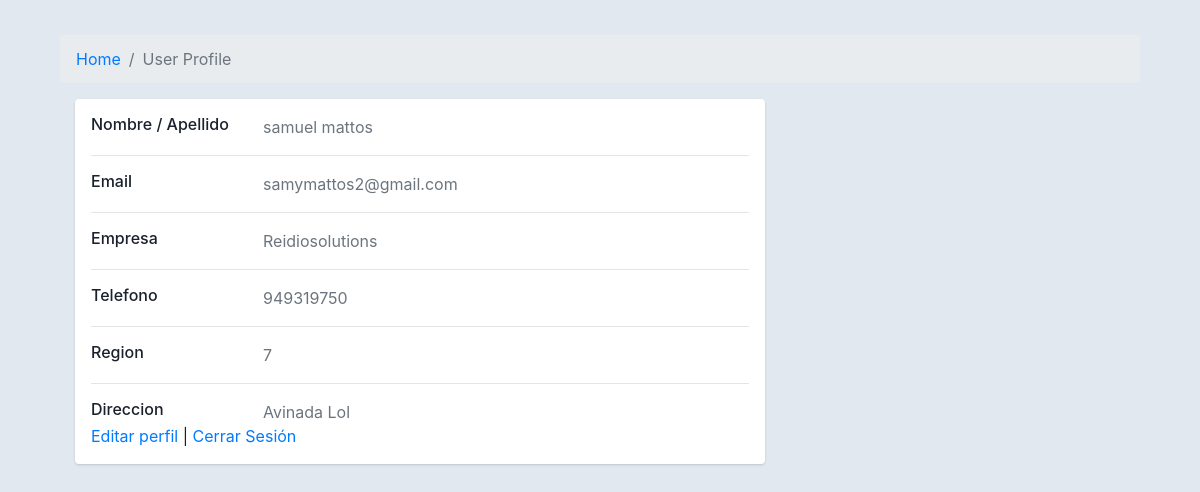
Page /users/Perfil/ (signed in) on the committed database.
### users/models.py (models this page shows, shortened)
class Perfil(models.Model):
    Regiones = (
        (1, "Arica y Parinacota"),
        (2, "Tarapacá"),
        (3, "Antofagasta"),
        (4, "Atacama"),
        (5, "Coquimbo"),
        (6, "Valparaíso"),
        (7, "Región Metropolitana de Santiago"),
        (8, "Libertador General Bernardo O'Higgins"),
        (9, "Maule"),
        (10, "Ñuble"),
        (11, "Biobío"),
        (12, "La Araucanía"),
        (13, "Los Ríos"),
        (14, "Los Lagos"),
        (15, "Aysén del General Carlos Ibáñez del Campo"),
        (16, "Magallanes y de la Antártica Chilena")
    )
    PerfilID = models.AutoField(primary_key=True, verbose_name='PerfilID')
    User = models.OneToOneField(settings.AUTH_USER_MODEL, to_field='UserID', on_delete=models.CASCADE)
    Nombre = models.CharField(verbose_name="Nombre cliente", max_length=30)
    Apellido = models.CharField(verbose_name="Apellido cliente", max_length=30)
    afiliacion = models.CharField(verbose_name='Afiliacion', max_length=60, unique=False)
    Telefono = models.CharField(verbose_name="Telefono cliente", max_length=30)
    Region = models.CharField(verbose_name='Region', max_length=25, choices=Regiones, default=7, null=True)
    Direccion = models.CharField(verbose_name="Direccion cliente", max_length=30)

class Usuario(AbstractBaseUser, PermissionsMixin):
    ROL = (
        ('ADMINISTRADOR', 'Admin'),
        ('VENDEDOR', 'Seller'),
        ('CLIENTE', 'Cliente'),
    )
    UserID = models.AutoField(verbose_name='UserID', primary_key=True)
    email = models.EmailField(verbose_name='Email', max_length=60, unique=True)
    username = models.CharField(verbose_name='username', max_length=30, unique=True)
    userType = models.CharField(verbose_name='Tipo de usuario', max_length=25, choices=ROL, default='CLIENTE')
    is_active= models.BooleanField(default=False)
    is_staff=models.BooleanField(default=False)
    creado= models.DateTimeField(auto_now_add=True)
    actualizado = models.DateTimeField(auto_now=True)
    objects = ManejoDeCuentas()
    USERNAME_FIELD = 'email' # Toma el rol de nombre de usuario
    REQUIRED_FIELDS = ["username"] # Campos requeridos
    class Meta:
        verbose_name = "Cuentas"
        verbose_name_plural = "Cuentas"

### users/views.py (the view)
# urls.py: path('Perfil/', views.verPerfil, name='perfil'),
def verPerfil(request):
    perfil = Perfil.objects.get(User=request.user)
    contexto = {'perfil': perfil}
    return render(request, 'perfil/perfil.html', contexto)

### users/templates/perfil/perfil.html (shortened to what this page needs)
{% load static %}
<!DOCTYPE html>
<html lang="en">
<head>
</head>
<body>
    <!DOCTYPE html>
    <html lang="en">
    <head>
        <link href="https://cdn.jsdelivr.net/npm/bootstrap@4.4.1/dist/css/bootstrap.min.css" rel="stylesheet">
    </head>
    <body>
        <div class="container">
            <div class="main-body">
                <nav aria-label="breadcrumb" class="main-breadcrumb">
                    <ol class="breadcrumb">
                        <li class="breadcrumb-item"><a href="{% url 'home'%}">Home</a></li>
                        <li class="breadcrumb-item active" aria-current="page">User Profile</li>
                    </ol>
                </nav>
                <div class="col-md-8">
                    <div class="card mb-3">
                        <div class="card-body">
                            <div class="row">
                                <div class="col-sm-3">
                                    <h6 class="mb-0">Nombre / Apellido</h6>
                                </div>
                                <div class="col-sm-9 text-secondary">
                                    {{perfil.Nombre}}&nbsp;{{perfil.Apellido}}
                                </div>
                            </div>
                            <hr>
                            <div class="row">
                                <div class="col-sm-3">
                                    <h6 class="mb-0">Email</h6>
                                </div>
                                <div class="col-sm-9 text-secondary">
                                    {{request.user.email}}
                                </div>
                            </div>
                            <hr>
                            <div class="row">
                                <div class="col-sm-3">
                                    <h6 class="mb-0">Empresa</h6>
                                </div>
                                <div class="col-sm-9 text-secondary">
                                    {{perfil.afiliacion}}
                                </div>
                            </div>
                            <hr>
                            <div class="row">
                                <div class="col-sm-3">
                                    <h6 class="mb-0">Telefono</h6>
                                </div>
                                <div class="col-sm-9 text-secondary">
                                    {{perfil.Telefono}}
                                </div>
                            </div>
                            <hr>
                            <div class="row">
                                <div class="col-sm-3">
                                    <h6 class="mb-0">Region</h6>
                                </div>
                                <div class="col-sm-9 text-secondary">
                                    {{perfil.Region}}
                                </div>
                            </div>
                            <hr>
                            <div class="row">
                                <div class="col-sm-3">
                                    <h6 class="mb-0">Direccion</h6>
                                </div>
                                <div class="col-sm-9 text-secondary">
                                    {{perfil.Direccion}}
                                </div>
                            </div>
    </body>
    <a href="{% url 'EditarPerfil' %}">Editar perfil</a> |
    <a href="{%url 'logout' %}">Cerrar Sesión</a>
</body>
</html>

### users/templates/perfil/perfil.html (style rules this page uses)
body { margin-top: 20px; color: #1a202c; text-align: left; background-color: #e2e8f0; }
.main-body { padding: 15px; }
.card { box-shadow: 0 1px 3px 0 rgba(0, 0, 0, .1), 0 1px 2px 0 rgba(0, 0, 0, .06); }
.card { position: relative; display: flex; flex-direction: column; min-width: 0; word-wrap: break-word; background-color: #fff; background-clip: border-box; border: 0 solid rgba(0, 0, 0, .125); border-radius: .25rem; }
.card-body { flex: 1 1 auto; min-height: 1px; padding: 1rem; }
.mb-3, .my-3 { margin-bottom: 1rem !important; }

### rows in the picture
Perfil: Nombre "samuel", Apellido "mattos", afiliacion "Reidiosolutions", Telefono "949319750", Region "7", Direccion "Avinada Lol"
Usuario: user.email "samymattos2@gmail.com"
